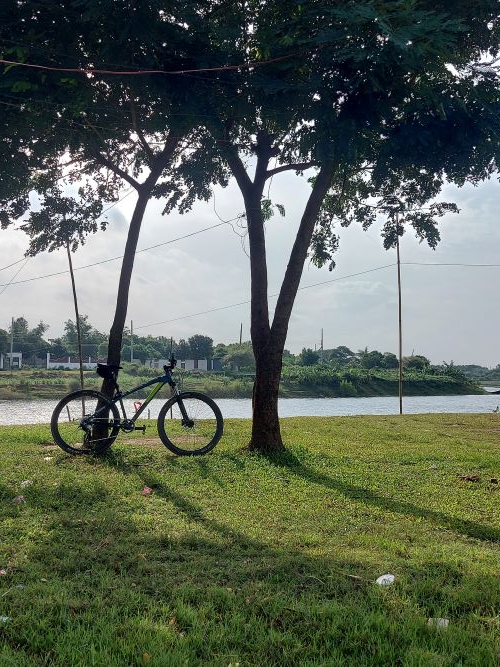
#> input picture Assets/pic1.jpg, 500 x 667 px, found by its file name
$ python 2translation.py
#> lines starting #> are read from the running program, lines starting #| are printed output that depends on the picture
import cv2 as cv
import numpy as np

img = cv.imread("E:\OpenCv\Assets\pic1.jpg")
#> img is the input picture: shape (667, 500, 3); mean B, G, R 87.5, 101.3, 91.8
cv.imshow("image", img)

def translation(img ,x,y):
#> called with x = -100, y = 100
    trasnmat = np.float32([[1,0,x],[0,1,y]])
    dimensions = (img.shape[1],img.shape[0])
#> dimensions = (500, 667)

    return cv.warpAffine(img , trasnmat,dimensions)
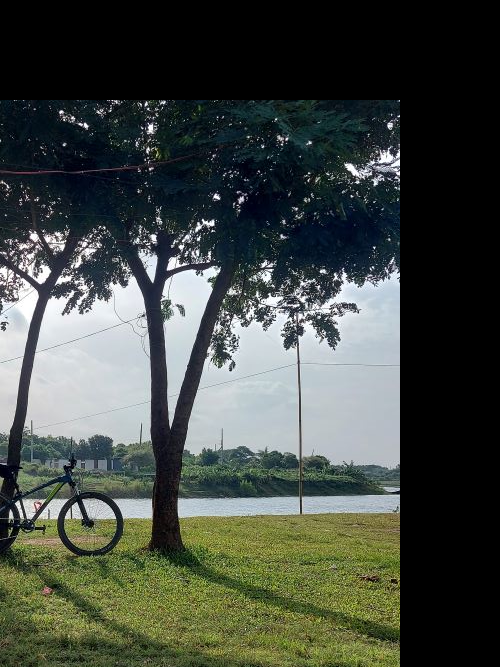
#> returned value: shape (667, 500, 3); mean of channels 0, 1, 2 66.3, 72.9, 67; drawn as B, G, R

transled = translation(img , -100 , 100)

# cv.imshow("translated",transled)

#Rotation of an image
def rotate(img , angle , rotateing_point = None ):
#> called with angle = 45
    (height , width) = img.shape[:2]
#> height = 667; width = 500

    if rotateing_point is None:
        rotateing_point= (width//2,height//2)
#> rotateing_point = (250, 333)

    rotateMat = cv.getRotationMatrix2D(rotateing_point , angle  , 1.0)
    dimension = (width,height)
#> dimension = (500, 667)

    return cv.warpAffine(img , rotateMat, dimension)
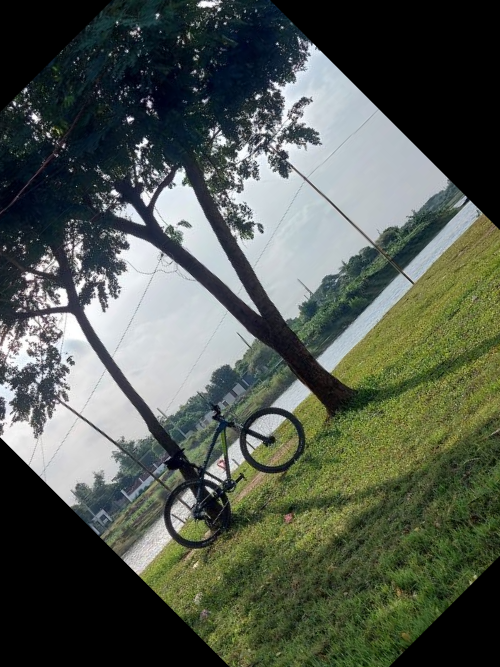
#> returned value: shape (667, 500, 3); mean of channels 0, 1, 2 79.3, 89.3, 82.2; drawn as B, G, R


rotated = rotate(img,45)
cv.imshow("img",rotated)


cv.waitKey(0)

cv.destroyAllWindows()
